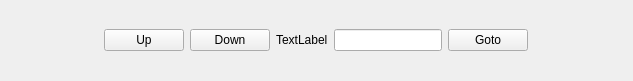
<?xml version="1.0" encoding="UTF-8"?>
<ui version="4.0">
 <class>PagedTableBar</class>
 <widget class="QWidget" name="PagedTableBar">
  <property name="geometry">
   <rect>
    <x>0</x>
    <y>0</y>
    <width>633</width>
    <height>81</height>
   </rect>
  </property>
  <property name="sizePolicy">
   <sizepolicy hsizetype="Preferred" vsizetype="Preferred">
    <horstretch>0</horstretch>
    <verstretch>0</verstretch>
   </sizepolicy>
  </property>
  <property name="windowTitle">
   <string>Form</string>
  </property>
  <widget class="QWidget" name="horizontalLayoutWidget">
   <property name="geometry">
    <rect>
     <x>0</x>
     <y>0</y>
     <width>631</width>
     <height>80</height>
    </rect>
   </property>
   <layout class="QHBoxLayout" name="horizontalLayout">
    <property name="sizeConstraint">
     <enum>QLayout::SetNoConstraint</enum>
    </property>
    <item>
     <spacer name="horizontalLeftSpacer">
      <property name="orientation">
       <enum>Qt::Horizontal</enum>
      </property>
      <property name="sizeHint" stdset="0">
       <size>
        <width>40</width>
        <height>20</height>
       </size>
      </property>
     </spacer>
    </item>
    <item>
     <widget class="QPushButton" name="upPageButton">
      <property name="text">
       <string>Up</string>
      </property>
     </widget>
    </item>
    <item>
     <widget class="QPushButton" name="downPageButton">
      <property name="text">
       <string>Down</string>
      </property>
     </widget>
    </item>
    <item>
     <widget class="QLabel" name="currPage">
      <property name="text">
       <string>TextLabel</string>
      </property>
     </widget>
    </item>
    <item>
     <widget class="QLineEdit" name="gotoLineEdit"/>
    </item>
    <item>
     <widget class="QPushButton" name="gotoButton">
      <property name="text">
       <string>Goto</string>
      </property>
     </widget>
    </item>
    <item>
     <spacer name="horizontalRightSpacer">
      <property name="orientation">
       <enum>Qt::Horizontal</enum>
      </property>
      <property name="sizeHint" stdset="0">
       <size>
        <width>40</width>
        <height>20</height>
       </size>
      </property>
     </spacer>
    </item>
   </layout>
  </widget>
 </widget>
 <resources/>
 <connections/>
</ui>
